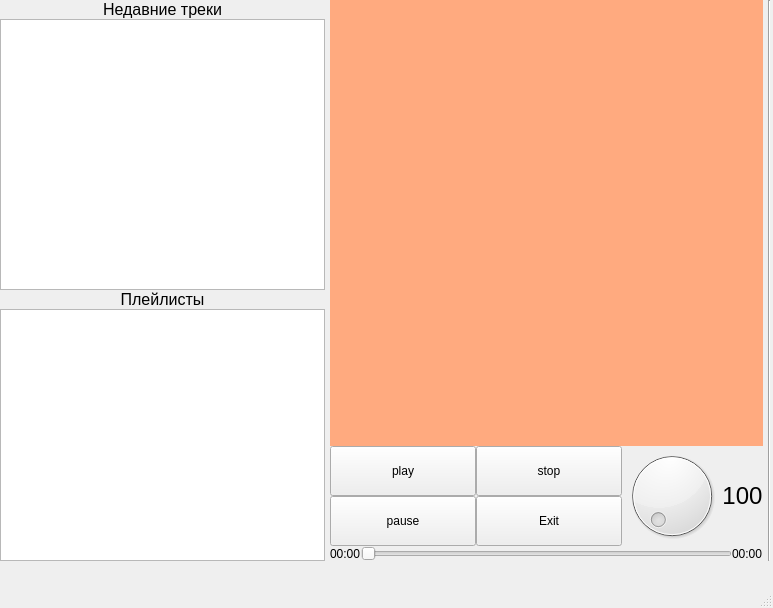
<?xml version="1.0" encoding="UTF-8"?>
<ui version="4.0">
 <class>MainWindow</class>
 <widget class="QMainWindow" name="MainWindow">
  <property name="geometry">
   <rect>
    <x>0</x>
    <y>0</y>
    <width>773</width>
    <height>608</height>
   </rect>
  </property>
  <property name="windowTitle">
   <string>MainWindow</string>
  </property>
  <widget class="QWidget" name="centralwidget">
   <widget class="QWidget" name="gridLayoutWidget">
    <property name="geometry">
     <rect>
      <x>0</x>
      <y>0</y>
      <width>771</width>
      <height>561</height>
     </rect>
    </property>
    <layout class="QGridLayout" name="gridLayout" rowstretch="0,0" columnstretch="15,20,5">
     <property name="horizontalSpacing">
      <number>5</number>
     </property>
     <item row="1" column="0">
      <layout class="QVBoxLayout" name="verticalLayout_2">
       <item>
        <widget class="QLabel" name="label_5">
         <property name="font">
          <font>
           <pointsize>12</pointsize>
          </font>
         </property>
         <property name="text">
          <string>Недавние треки</string>
         </property>
         <property name="alignment">
          <set>Qt::AlignCenter</set>
         </property>
        </widget>
       </item>
       <item>
        <widget class="QListWidget" name="previous_tracks"/>
       </item>
       <item>
        <layout class="QVBoxLayout" name="verticalLayout">
         <item>
          <widget class="QLabel" name="label_4">
           <property name="font">
            <font>
             <pointsize>12</pointsize>
            </font>
           </property>
           <property name="text">
            <string>Плейлисты</string>
           </property>
           <property name="alignment">
            <set>Qt::AlignCenter</set>
           </property>
          </widget>
         </item>
         <item>
          <widget class="QListWidget" name="listWidget"/>
         </item>
        </layout>
       </item>
      </layout>
     </item>
     <item row="1" column="2">
      <widget class="Line" name="line">
       <property name="orientation">
        <enum>Qt::Vertical</enum>
       </property>
      </widget>
     </item>
     <item row="1" column="1">
      <layout class="QVBoxLayout" name="verticalLayout_4" stretch="10,0,0">
       <item>
        <widget class="QLabel" name="label">
         <property name="styleSheet">
          <string notr="true">background-color: rgb(255, 170, 127);</string>
         </property>
         <property name="text">
          <string/>
         </property>
        </widget>
       </item>
       <item>
        <layout class="QHBoxLayout" name="horizontalLayout_3">
         <item>
          <layout class="QVBoxLayout" name="verticalLayout_5">
           <item>
            <widget class="QPushButton" name="Play_btn">
             <property name="sizePolicy">
              <sizepolicy hsizetype="Minimum" vsizetype="Minimum">
               <horstretch>0</horstretch>
               <verstretch>0</verstretch>
              </sizepolicy>
             </property>
             <property name="styleSheet">
              <string notr="true"/>
             </property>
             <property name="text">
              <string>play</string>
             </property>
            </widget>
           </item>
           <item>
            <widget class="QPushButton" name="Pause_btn">
             <property name="sizePolicy">
              <sizepolicy hsizetype="Minimum" vsizetype="Minimum">
               <horstretch>0</horstretch>
               <verstretch>0</verstretch>
              </sizepolicy>
             </property>
             <property name="styleSheet">
              <string notr="true"/>
             </property>
             <property name="text">
              <string>pause</string>
             </property>
            </widget>
           </item>
          </layout>
         </item>
         <item>
          <layout class="QVBoxLayout" name="verticalLayout_6">
           <item>
            <widget class="QPushButton" name="Stop_btn">
             <property name="sizePolicy">
              <sizepolicy hsizetype="Minimum" vsizetype="Minimum">
               <horstretch>0</horstretch>
               <verstretch>0</verstretch>
              </sizepolicy>
             </property>
             <property name="text">
              <string>stop</string>
             </property>
            </widget>
           </item>
           <item>
            <widget class="QPushButton" name="Exit_btn">
             <property name="sizePolicy">
              <sizepolicy hsizetype="Minimum" vsizetype="Minimum">
               <horstretch>0</horstretch>
               <verstretch>0</verstretch>
              </sizepolicy>
             </property>
             <property name="text">
              <string>Exit</string>
             </property>
            </widget>
           </item>
          </layout>
         </item>
         <item>
          <widget class="QDial" name="Volume_dial">
           <property name="sizePolicy">
            <sizepolicy hsizetype="Fixed" vsizetype="Fixed">
             <horstretch>0</horstretch>
             <verstretch>0</verstretch>
            </sizepolicy>
           </property>
          </widget>
         </item>
         <item>
          <widget class="QLabel" name="Volume_label">
           <property name="sizePolicy">
            <sizepolicy hsizetype="Fixed" vsizetype="Fixed">
             <horstretch>0</horstretch>
             <verstretch>0</verstretch>
            </sizepolicy>
           </property>
           <property name="font">
            <font>
             <pointsize>18</pointsize>
            </font>
           </property>
           <property name="text">
            <string>100</string>
           </property>
           <property name="alignment">
            <set>Qt::AlignCenter</set>
           </property>
          </widget>
         </item>
        </layout>
       </item>
       <item>
        <layout class="QHBoxLayout" name="horizontalLayout_2">
         <item>
          <widget class="QLabel" name="NowTime_label">
           <property name="text">
            <string>00:00</string>
           </property>
          </widget>
         </item>
         <item>
          <widget class="QSlider" name="timelime_slider">
           <property name="orientation">
            <enum>Qt::Horizontal</enum>
           </property>
          </widget>
         </item>
         <item>
          <widget class="QLabel" name="RemainTime_label">
           <property name="text">
            <string>00:00</string>
           </property>
          </widget>
         </item>
        </layout>
       </item>
      </layout>
     </item>
    </layout>
   </widget>
  </widget>
  <widget class="QMenuBar" name="menubar">
   <property name="geometry">
    <rect>
     <x>0</x>
     <y>0</y>
     <width>773</width>
     <height>21</height>
    </rect>
   </property>
  </widget>
  <widget class="QStatusBar" name="statusbar"/>
 </widget>
 <resources>
  <include location="../Finally/a.qrc"/>
 </resources>
 <connections/>
</ui>
